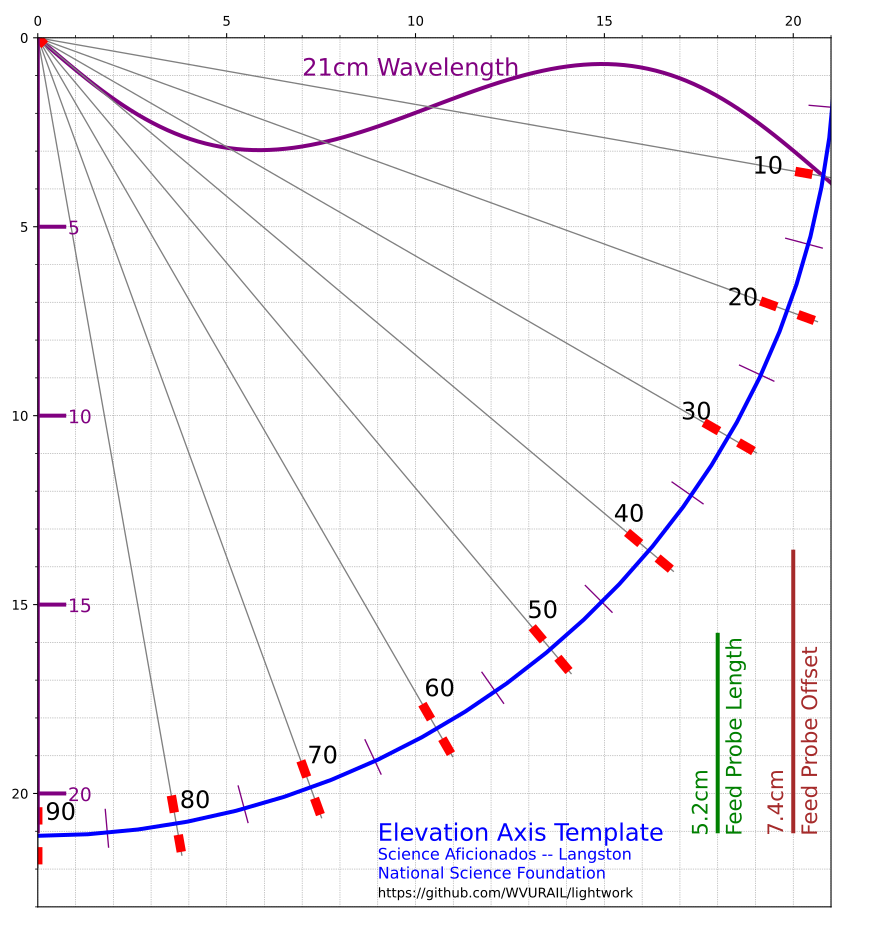

Write Python code to recreate this figure.
"""
This program creates accurate 21cm figures for construction of
the protractor for a Science Aficionado Horn Radio Telescope
elevation axis.

To use this template.   Attached to board to hold telescope
(Often a 16 x 16 inch square (or 40x40cm square).   Place
the template 1 inch (or 20cm) below the top edge, 4inches 
(or 10 cm) from the front of the base.  The x and y axies of
the template should be parallel to the sides of the board.

Then drill pilot holes (1/8 inch or 3 mm) at the vertex
and each of the red dots on the templaete.

Finally take a 5/16 inch drill bit (or 8mm)and re-drill all holes
For the pairs of holes for setting th angle, tilt the drill
to connect the two holes.

After assembling the telecope, Use two 1/4 inc bolts to hold the horn 
and two more bolts to set the telescope elevation axis. 
Glen Langston, National Science Foundation 
2023 October 26 
"""
import matplotlib.pyplot as plt
import matplotlib as mpl
import numpy as np

# This example fits a4 paper with 5mm margin printers
# 
# figure settings
figure_width = 23. # cm
figure_height = 25. # cm
left_right_margin = 1 # cm
top_bottom_margin = 1 # cm

# Don't change
left   = left_right_margin / figure_width # Percentage from height
bottom = top_bottom_margin / figure_height # Percentage from height
width  = 1 - left*2
height = 1 - bottom*2
cm2inch = 1/2.54 # inch per cm

# specifying the width and the height of the box in inches
fig = plt.figure(figsize=(figure_width*cm2inch,figure_height*cm2inch))
ax = fig.add_axes((left, bottom, width, height))

# limits settings (important)
plt.xlim(0, figure_width * width)
plt.ylim(0, figure_height * height)

# Ticks settings
ax.xaxis.set_major_locator(mpl.ticker.MultipleLocator(5))
ax.xaxis.set_minor_locator(mpl.ticker.MultipleLocator(1))
ax.yaxis.set_major_locator(mpl.ticker.MultipleLocator(5))
ax.yaxis.set_minor_locator(mpl.ticker.MultipleLocator(1))

# Grid settings
ax.grid(color="gray", which="both", linestyle=':', linewidth=0.5)
# flip plot
ax.xaxis.tick_top()
# want y axis to increase going down
ax.invert_yaxis()

# now prepare to draw the radio arc and lambda 21cm
radius = 21.12
# now compute sin wave for 21cm
#theta = np.linspace(2 * np.pi, 0, 37)
lam = np.arange( 0., 1.05, .01)
# now create x array the radius of the circle
x = lam*radius
cm21 = 2.  # amplitude of wave
phi = lam * 2.*np.pi   # range 0 to 2 pi
nphi = len(phi)
y = cm21 * np.sin( phi)
cm21angle = 2.*np.pi*10./360.  # now rotate the plot 40 degrees
xp = (x * np.cos(cm21angle)) - (y * np.sin( cm21angle))
yp = (x * np.sin(cm21angle)) + (y * np.cos( cm21angle))
#yp = - yp
ax.plot(xp, yp, lw=3, color="purple")
ax.text( 7., 1., "21cm Wavelength", fontsize=18, color="purple")
ax.text( 9., 21.25, "Elevation Axis Template", fontsize=18, color="blue")
ax.text( 9., 21.75, "Science Aficionados -- Langston ", fontsize=12, color="blue")
ax.text( 9., 22.25, "National Science Foundation", fontsize=12, color="blue")
ax.text( 9., 22.75, "https://github.com/WVURAIL/lightwork")
# prepare to draw straight lines
y = 0. * x
# need to shift the middle text labels up, negative
yoff = [ 0, 0, 0, -.25, -.5, -.5, -.5, -.25, 0, 0] 
for iii in np.arange( 10, 91, 10):
    anangle = 2.*np.pi*iii/360.  # now rotate the plot 40 degrees
    xp = (x * np.cos(anangle)) - (y * np.sin( anangle))
    yp = (x * np.sin(anangle)) + (y * np.cos( anangle))
    ax.plot(xp, yp, lw=1, color="grey")
    # need to move label toward origin slightly
    ax.text( xp[98 - int((90-iii)/10)], yp[98]+yoff[int(iii/10)], ' '+str(iii), fontsize=18)
    xtick = [xp[97],xp[98]]
    ytick = [yp[97],yp[98]]
    ax.plot(xtick,ytick,lw=7, color="red")
    xtick = [xp[102],xp[103]]
    ytick = [yp[102],yp[103]]
    ax.plot(xtick,ytick,lw=7, color="red")

# add red dot/square at vertex
ax.plot([0.,.1],[0.,.1],lw=7, color="red")

#  now draw 5 degree tics
x = np.array([20.5, 21.5])
y = 0. * x
for iii in np.arange( 5, 91, 10):
    anangle = 2.*np.pi*iii/360.  # now rotate the plot 40 degrees
    xp = (x * np.cos(anangle)) - (y * np.sin( anangle))
    yp = (x * np.sin(anangle)) + (y * np.cos( anangle))
    ax.plot(xp, yp, lw=1, color="purple")

# add y axis tick marks inside the plot
for iii in np.arange( 5, 25, 5):
    ax.plot([0., .7],[iii,iii], lw=3, color="purple")
    ax.text(.8, iii+.2, str(iii), color="purple", fontsize=14)

# vertical line on the y axis
ax.plot([0., 0.],[0.,21.], lw=3, color="purple")

# feed probe length
y = np.array([21.-5.2, 21.0])
x = y * 0. + 18.
ax.plot(x, y, lw=3, color="green")
ax.text(18.2, 21., "Feed Probe Length", color="green", \
        rotation="vertical", fontsize=16)
ax.text(17.3, 21., "5.2cm", color="green", \
        rotation="vertical", fontsize=16)
# feed probe offset
y = np.array([21.-7.4, 21.])
x = y * 0. + 20.
ax.plot(x, y, lw=3, color="brown")
ax.text(20.2, 21., "Feed Probe Offset", color="brown", \
        rotation="vertical", fontsize=16)
ax.text(19.3, 21., "7.4cm", color="brown", \
        rotation="vertical", fontsize=16)

# draw a 21cm arc
thetas = lam * 2.*np.pi
x = radius * np.cos(thetas)
y = radius * np.sin(thetas)
ax.plot(x, y, lw=3, color="blue")

    
# save figure ( printing png file had better resolution, pdf was lighter and better on screen)
plt.show()
fig.savefig('ElAxisCm.png', dpi=1000)
plt.show()
fig.savefig('ElAxisCm.pdf')
plt.show()
fig.savefig('ElAxisCm.svg')
